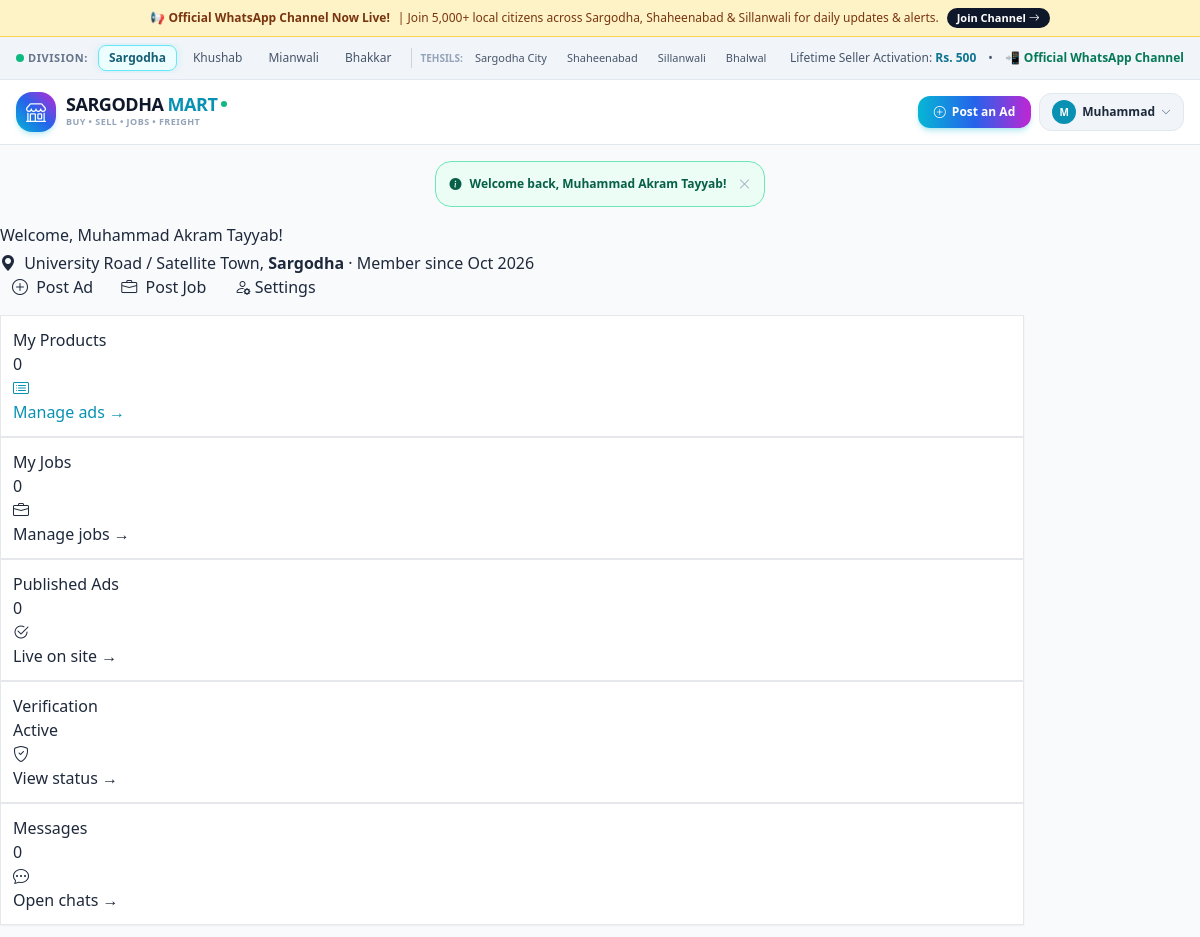
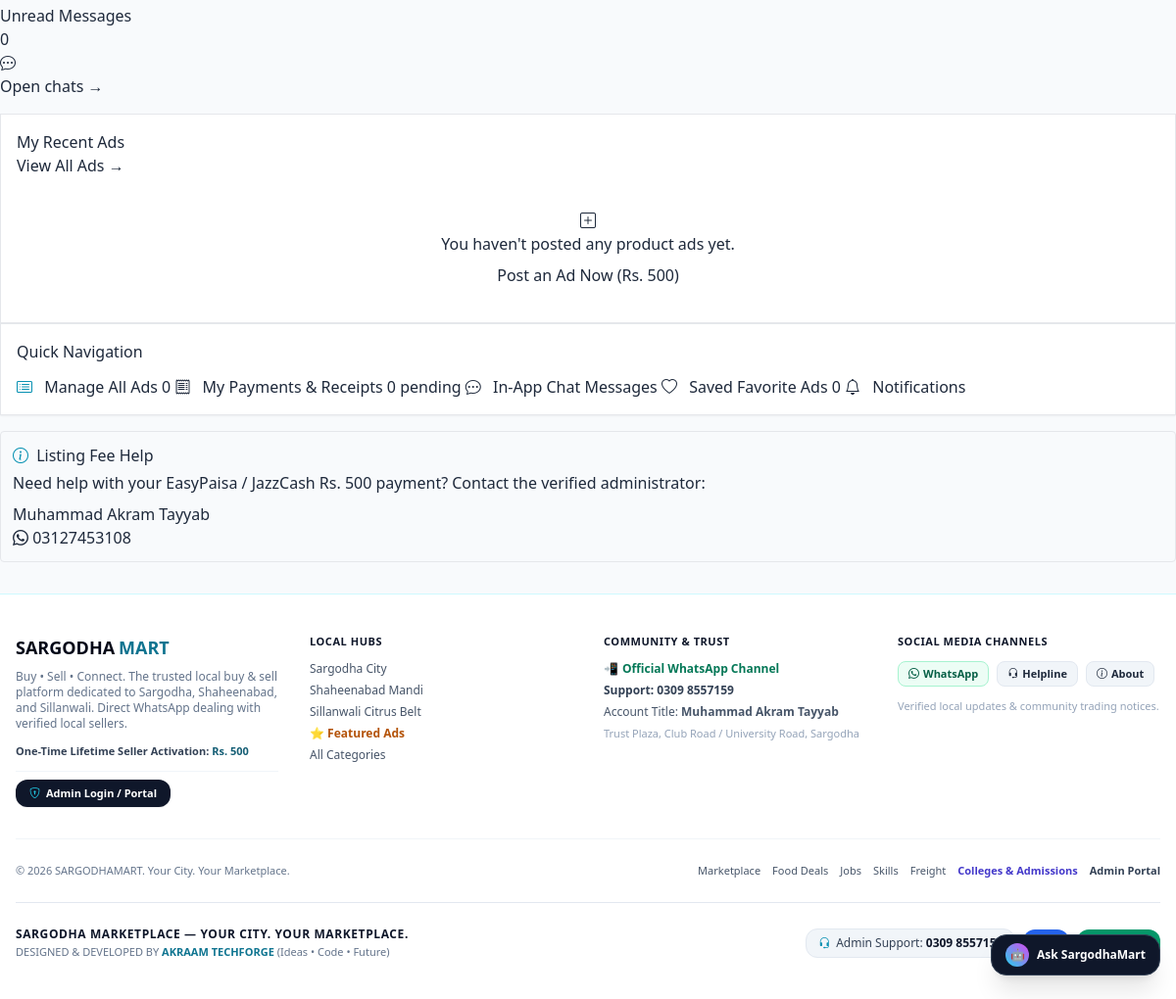
/user/dashboard.php (signed in), run on the app's committed database (2 pictures, top to bottom).
### tables this page shows
CREATE TABLE IF NOT EXISTS `announcements` (
  `id` INT UNSIGNED AUTO_INCREMENT PRIMARY KEY,
  `title` VARCHAR(255) NOT NULL,
  `message` TEXT NOT NULL,
  `image_url` VARCHAR(500) NULL,
  `button_text` VARCHAR(100) NULL,
  `button_url` VARCHAR(500) NULL,
  `display_location` ENUM('top_bar', 'homepage_banner', 'popup') NOT NULL DEFAULT 'top_bar',
  `is_highlighted` TINYINT(1) NOT NULL DEFAULT 0,
  `is_active` TINYINT(1) NOT NULL DEFAULT 1,
  `start_date` DATETIME NULL,
  `expiry_date` DATETIME NULL,
  `created_at` TIMESTAMP DEFAULT CURRENT_TIMESTAMP,
  `updated_at` TIMESTAMP DEFAULT CURRENT_TIMESTAMP ON UPDATE CURRENT_TIMESTAMP,
  INDEX `idx_active_location` (`is_active`, `display_location`)
);

CREATE TABLE users (
    id INT AUTO_INCREMENT PRIMARY KEY,
    full_name VARCHAR(100) NOT NULL,
    mobile_number VARCHAR(20) NOT NULL UNIQUE,
    email VARCHAR(150) NOT NULL UNIQUE,
    password VARCHAR(255) NOT NULL,
    city ENUM('Sargodha', 'Shaheenabad', 'Sillanwali') NOT NULL DEFAULT 'Sargodha',
    area VARCHAR(150) NOT NULL,
    role ENUM('user', 'admin', 'super_admin') NOT NULL DEFAULT 'user',
    status ENUM('active', 'suspended', 'blocked') NOT NULL DEFAULT 'active',
    activation_status ENUM('pending', 'active', 'rejected', 'suspended') NOT NULL DEFAULT 'pending',
    activated_at DATETIME DEFAULT NULL,
    profile_image VARCHAR(255) DEFAULT NULL,
    remember_token VARCHAR(255) DEFAULT NULL,
    reset_token VARCHAR(255) DEFAULT NULL,
    reset_expires_at DATETIME DEFAULT NULL,
    created_at DATETIME NOT NULL DEFAULT CURRENT_TIMESTAMP,
    updated_at DATETIME NOT NULL DEFAULT CURRENT_TIMESTAMP ON UPDATE CURRENT_TIMESTAMP,
    INDEX idx_user_mobile (mobile_number),
    INDEX idx_user_email (email),
    INDEX idx_user_role (role),
    INDEX idx_user_city (city),
    INDEX idx_user_activation (activation_status)
);

### user/dashboard.php (the view, shortened to what the rows shown need)
<?php
require_once __DIR__ . '/../includes/functions.php';
$user = currentUser();
require_once __DIR__ . '/../includes/header.php';
?>
<div class="container py-4">
    <div class="d-flex flex-column flex-md-row justify-content-between align-items-md-center gap-3 mb-4">
        <div>
            <h3 class="fw-bold mb-1">Welcome, <?= e($user['full_name']) ?>!</h3>
            <p class="text-muted small mb-0">
                <i class="bi bi-geo-alt-fill text-success me-1"></i> <?= e($user['area']) ?>, <strong><?= e($user['city']) ?></strong> · Member since <?= date('M Y', strtotime($user['created_at'])) ?>
            </p>
        </div>
    </div>
    <div class="row row-cols-2 row-cols-md-5 g-3 mb-4">
        <div class="col">
            <div class="card border shadow-sm p-3 bg-white h-100">
                <div class="d-flex align-items-center justify-content-between">
                    <div>
                        <div class="text-muted small">Verification</div>
                        <div class="fs-5 fw-bold text-<?= $user['activation_status'] === 'approved' ? 'success' : ($user['activation_status'] === 'pending' ? 'warning' : 'secondary') ?>">
                            <?= ucfirst($user['activation_status'] ?: 'Standard') ?>
                        </div>
                    </div>
                </div>
            </div>
        </div>
    </div>
            </div>
<?php require_once __DIR__ . '/../includes/footer.php'; ?>

### includes/header.php (shortened to what the rows shown need)
<?php
require_once __DIR__ . '/functions.php';
$user = currentUser();
$topAnnouncements = getActiveAnnouncementsPHP('top_bar');
    ?>
<!DOCTYPE html>
<html lang="en">
<head>
    <script src="https://cdn.tailwindcss.com"></script>
    <link rel="stylesheet" href="https://cdn.jsdelivr.net/npm/bootstrap-icons@1.11.3/font/bootstrap-icons.min.css">
    <link rel="stylesheet" href="/assets/css/style.css">
</head>
<body class="bg-slate-50 text-slate-800 antialiased min-h-screen flex flex-col font-sans">
<?php if (!empty($topAnnouncements)): ?>
    <?php foreach ($topAnnouncements as $ann): ?>
        <div class="text-center py-2 px-3 text-xs font-bold flex justify-center items-center gap-2 <?= $ann['is_highlighted'] ? 'bg-amber-100 text-amber-900 border-b border-amber-300' : 'bg-emerald-100 text-emerald-900 border-b border-emerald-300' ?>">
            <span><?= e($ann['title']) ?></span>
            <span class="hidden md:inline font-normal">| <?= e($ann['message']) ?></span>
            <?php if (!empty($ann['button_text']) && !empty($ann['button_url'])): ?>
                <a href="<?= e($ann['button_url']) ?>" target="_blank" class="px-2.5 py-0.5 rounded-full text-[11px] <?= $ann['is_highlighted'] ? 'bg-slate-900 text-white' : 'bg-emerald-700 text-white' ?>">
                    <?= e($ann['button_text']) ?> <i class="bi bi-arrow-right"></i>
                </a>
            <?php endif; ?>
        </div>
    <?php endforeach; ?>
<?php endif; ?>
<header class="sticky top-0 z-40 bg-white/95 backdrop-blur-md border-b border-slate-200 shadow-xs">
    <div class="max-w-7xl mx-auto px-4 py-3 flex items-center justify-between gap-4">
        <div class="flex items-center gap-2">
            <?php if ($user): ?>
                <div class="relative group">
                    <button class="px-3 py-1.5 rounded-xl bg-slate-100 hover:bg-slate-200 border border-slate-200 text-xs font-bold flex items-center gap-1.5 transition-all">
                        <span class="w-6 h-6 rounded-full bg-cyan-600 text-white flex items-center justify-center text-[10px] font-black">
                            <?= strtoupper(substr($user['full_name'], 0, 1)) ?>
                        </span>
                        <span class="hidden md:inline max-w-[100px] truncate"><?= e(explode(' ', $user['full_name'])[0]) ?></span>
                        <i class="bi bi-chevron-down text-[10px] text-slate-500"></i>
                    </button>
                </div>
            <?php endif; ?>
        </div>
    </div>
</header>
<main class="flex-1 pb-20 md:pb-8">

### data on the page
announcements: title "📢 Official WhatsApp Channel Now Live!", message "Join 5,000+ local citizens across Sargodha, Shaheenabad & Sillanwali for daily updates & alerts.", button_text "Join Channel"
users: full_name "M", full_name "Muhammad", full_name "Muhammad Akram Tayyab", area "University Road / Satellite Town", city "Sargodha", created_at "Oct 2026", activation_status "Active"

### other printed values
$activationFee "500"
$flash['message'] "Welcome back, Muhammad Akram Tayyab!"
$totalAds "0"
$totalJobs "0"
$activeAds "0"
$msgCount "0"
$pendingAds "0"
$favCount "0"
$footerSiteTagline "Buy • Sell • Connect"
$footerActivationFee "500"
$footerPayAccount "Muhammad Akram Tayyab"
$footerCopyright "© 2026 SARGODHAMART. Your City. Your Marketplace."
